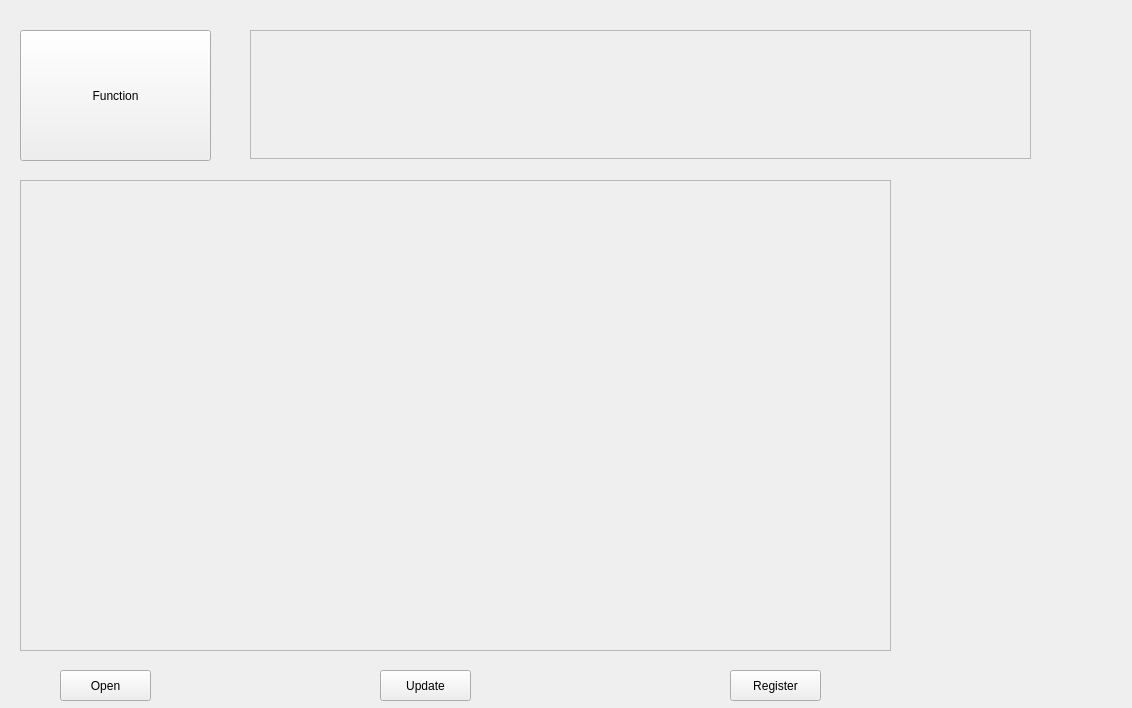
<?xml version="1.0" encoding="UTF-8"?>
<ui version="4.0">
 <class>Form_camera</class>
 <widget class="QWidget" name="Form_camera">
  <property name="geometry">
   <rect>
    <x>0</x>
    <y>0</y>
    <width>1132</width>
    <height>708</height>
   </rect>
  </property>
  <property name="windowTitle">
   <string>Form</string>
  </property>
  <widget class="QPushButton" name="OpenCamera_pushButton">
   <property name="geometry">
    <rect>
     <x>60</x>
     <y>670</y>
     <width>91</width>
     <height>31</height>
    </rect>
   </property>
   <property name="text">
    <string>Open</string>
   </property>
  </widget>
  <widget class="QPushButton" name="Register_pushButton">
   <property name="geometry">
    <rect>
     <x>730</x>
     <y>670</y>
     <width>91</width>
     <height>31</height>
    </rect>
   </property>
   <property name="text">
    <string>Register</string>
   </property>
  </widget>
  <widget class="QPushButton" name="fuction_pushButton">
   <property name="geometry">
    <rect>
     <x>20</x>
     <y>30</y>
     <width>191</width>
     <height>131</height>
    </rect>
   </property>
   <property name="text">
    <string>Function</string>
   </property>
  </widget>
  <widget class="QWidget" name="horizontalLayoutWidget">
   <property name="geometry">
    <rect>
     <x>230</x>
     <y>30</y>
     <width>801</width>
     <height>131</height>
    </rect>
   </property>
   <layout class="QHBoxLayout" name="horizontalLayout_2"/>
  </widget>
  <widget class="QScrollArea" name="scrollArea_2">
   <property name="geometry">
    <rect>
     <x>250</x>
     <y>30</y>
     <width>781</width>
     <height>129</height>
    </rect>
   </property>
   <property name="widgetResizable">
    <bool>true</bool>
   </property>
   <widget class="QWidget" name="scrollAreaWidgetContents_2">
    <property name="geometry">
     <rect>
      <x>0</x>
      <y>0</y>
      <width>779</width>
      <height>127</height>
     </rect>
    </property>
    <layout class="QHBoxLayout" name="horizontalLayout"/>
   </widget>
  </widget>
  <widget class="QPushButton" name="Update_function_pushButton">
   <property name="geometry">
    <rect>
     <x>380</x>
     <y>670</y>
     <width>91</width>
     <height>31</height>
    </rect>
   </property>
   <property name="text">
    <string>Update</string>
   </property>
  </widget>
  <widget class="QScrollArea" name="scrollArea">
   <property name="geometry">
    <rect>
     <x>20</x>
     <y>180</y>
     <width>871</width>
     <height>471</height>
    </rect>
   </property>
   <property name="widgetResizable">
    <bool>true</bool>
   </property>
   <widget class="QWidget" name="scrollAreaWidgetContents">
    <property name="geometry">
     <rect>
      <x>0</x>
      <y>0</y>
      <width>869</width>
      <height>469</height>
     </rect>
    </property>
   </widget>
  </widget>
 </widget>
 <resources/>
 <connections/>
</ui>
